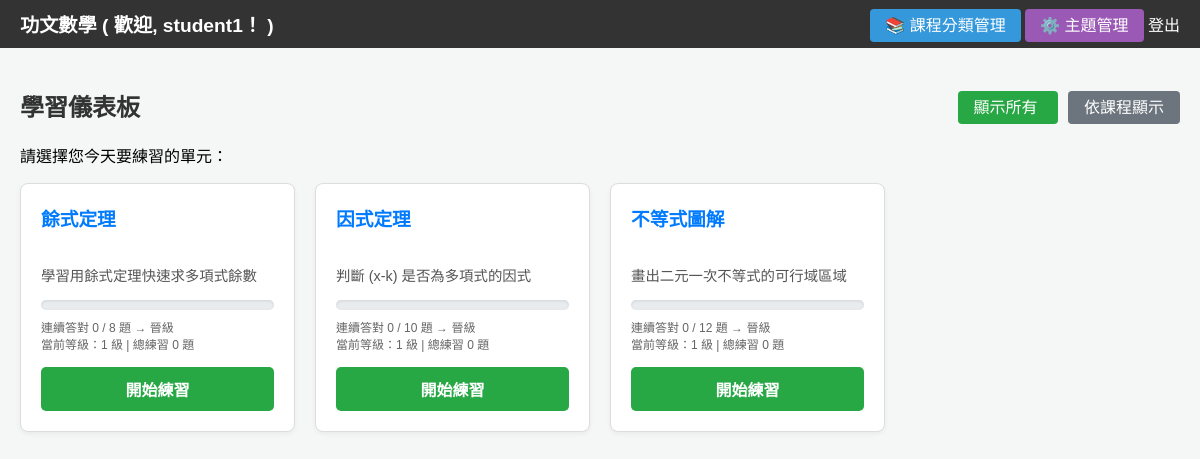
The page /dashboard (signed in) on the database as committed earlier.
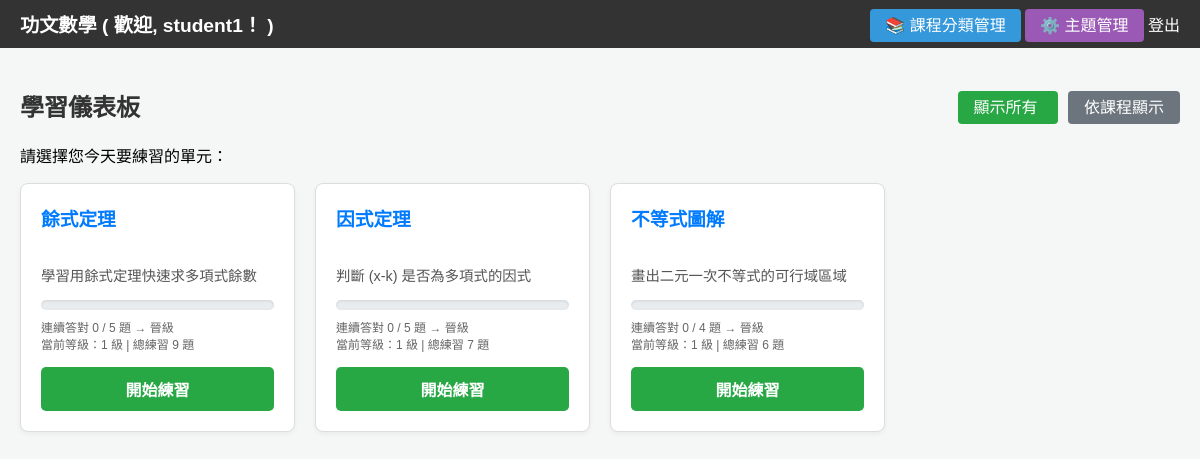
The same page on the database as committed later.
### tables this page shows
CREATE TABLE users (
            id INTEGER PRIMARY KEY AUTOINCREMENT,
            username TEXT UNIQUE NOT NULL,
            password TEXT NOT NULL,
            streak INTEGER DEFAULT 0
        );

CREATE TABLE skills_info (
            skill_id TEXT PRIMARY KEY,
            skill_en_name TEXT NOT NULL,
            skill_ch_name TEXT NOT NULL,
            description TEXT NOT NULL,
            gemini_prompt TEXT NOT NULL,
            consecutive_correct_required INTEGER DEFAULT 10,
            is_active BOOLEAN DEFAULT TRUE,
            order_index INTEGER DEFAULT 0
        );

CREATE TABLE progress (
            user_id INTEGER,
            skill_id TEXT,
            consecutive_correct INTEGER DEFAULT 0,
            total_correct INTEGER DEFAULT 0,
            current_level INTEGER DEFAULT 1,
            questions_solved INTEGER DEFAULT 0,
            PRIMARY KEY (user_id, skill_id),
            FOREIGN KEY (user_id) REFERENCES users (id)
        );

### app.py (the view)
@app.route('/dashboard')
@login_required
def dashboard():
    view_mode = request.args.get('view', 'all')  # 'all' 或 'curriculum'
    volume = request.args.get('volume', type=int)
    chapter = request.args.get('chapter', type=int)
    conn = sqlite3.connect('users.db')
    c = conn.cursor()
    c.execute('''
        SELECT skill_id, consecutive_correct, questions_solved, current_level
        FROM progress
        WHERE user_id = ?
    ''', (current_user.id,))
    progress_rows = c.fetchall()
    conn.close()
    progress_dict = {row[0]: row for row in progress_rows}
    if view_mode == 'curriculum':
        from core.utils import get_volumes, get_chapters_by_volume, get_skills_by_volume_chapter
        if volume and chapter:
            skills = get_skills_by_volume_chapter(volume, chapter)
            section_groups = {}
            for s in skills:
                key = (s['section'], s['paragraph'])
                section_groups.setdefault(key, []).append(s)
            grouped_skills = []
            for (section, paragraph), skill_list in sorted(section_groups.items()):
                grouped_item = {
                    'section': section,
                    'paragraph': paragraph,
                    'skills': []
                }
                for s in skill_list:
                    prog = progress_dict.get(s['skill_id'], (s['skill_id'], 0, 0, 1))
                    grouped_item['skills'].append({
                        **s,
                        'consecutive_correct': prog[1],
                        'questions_solved': prog[2],
                        'current_level': prog[3],
                    })
                grouped_skills.append(grouped_item)
            return render_template('dashboard.html',
                                 view_mode='curriculum',
                                 level='skills',  # 第三層
                                 volume=volume,
                                 chapter=chapter,
                                 grouped_skills=grouped_skills,
                                 username=current_user.username)
        elif volume:
            chapters = get_chapters_by_volume(volume)
            return render_template('dashboard.html',
                                 view_mode='curriculum',
                                 level='chapters',  # 第二層
                                 volume=volume,
                                 chapters=chapters,
                                 username=current_user.username)
        else:
            volumes = get_volumes()
            return render_template('dashboard.html',
                                 view_mode='curriculum',
                                 level='volumes',  # 第一層
                                 volumes=volumes,
                                 username=current_user.username)
    else:
        skills = get_all_active_skills()
        dashboard_data = []
        for skill in skills:
            prog = progress_dict.get(skill['skill_id'], (skill['skill_id'], 0, 0, 1))
            dashboard_data.append({
                'skill': skill,
                'consecutive_correct': prog[1],
                'questions_solved': prog[2],
                'current_level': prog[3]
            })
        return render_template('dashboard.html',
                             dashboard_data=dashboard_data,
                             view_mode='all',
                             username=current_user.username)

### app.py (called while the page is built)
@login_manager.user_loader
def load_user(user_id):
    conn = sqlite3.connect('users.db')
    c = conn.cursor()
    c.execute("SELECT id, username FROM users WHERE id = ?", (user_id,))
    row = c.fetchone()
    conn.close()
    if row:
        return User(row[0], row[1])
    return None

### core/utils.py (called while the page is built)
def get_all_active_skills():
    conn = sqlite3.connect('users.db')
    c = conn.cursor()
    c.execute('''
        SELECT skill_id, skill_en_name, skill_ch_name, description,
               consecutive_correct_required, order_index
        FROM skills_info
        WHERE is_active = 1
        ORDER BY order_index
    ''')
    rows = c.fetchall()
    conn.close()
    return [{
        'skill_id': r[0],
        'skill_en_name': r[1],
        'skill_ch_name': r[2],
        'description': r[3],
        'consecutive_correct_required': r[4],
        'order_index': r[5]
    } for r in rows]

### templates/dashboard.html (shortened to what this page needs)
<!DOCTYPE html>
<html lang="zh-Hant">
<head>
</head>
<body>
    <div class="navbar">
        <a href="{{ url_for('dashboard') }}" class="logo">
            功文數學 ( 歡迎, <strong>{{ username }}</strong>！ )
        </a>
        <div>
            <a href="{{ url_for('admin_curriculum') }}" style="background: #3498db; padding: 8px 15px; border-radius: 4px;">📚 課程分類管理</a>
            <a href="{{ url_for('admin_skills') }}" style="background: #9b59b6; padding: 8px 15px; border-radius: 4px;">⚙️ 主題管理</a>
            <a href="{{ url_for('logout') }}">登出</a>
        </div>
    </div>
    <div class="container">
        <div style="display: flex; justify-content: space-between; align-items: center; margin-bottom: 20px;">
            <h2 style="margin: 0;">學習儀表板</h2>
            <div>
                <a href="{{ url_for('dashboard', view='all') }}"
                   style="padding: 8px 16px; margin-left: 10px; background: {{ '#28a745' if view_mode == 'all' else '#6c757d' }}; color: white; text-decoration: none; border-radius: 4px;">
                    顯示所有
                </a>
                <a href="{{ url_for('dashboard', view='curriculum') }}"
                   style="padding: 8px 16px; margin-left: 10px; background: {{ '#28a745' if view_mode == 'curriculum' else '#6c757d' }}; color: white; text-decoration: none; border-radius: 4px;">
                    依課程顯示
                </a>
            </div>
        </div>
        {% if view_mode == 'curriculum' %}
            <div class="breadcrumb">
                <a href="{{ url_for('dashboard', view='curriculum') }}">課程首頁</a>
                {% if level == 'chapters' or level == 'skills' %}
                    <span>→</span>
                    <a href="{{ url_for('dashboard', view='curriculum', volume=volume) }}">第 {{ volume }} 冊</a>
                {% endif %}
                {% if level == 'skills' %}
                    <span>→</span>
                    <span class="current">第 {{ chapter }} 章</span>
                {% endif %}
            </div>
            {% if level == 'volumes' %}
                <p>請選擇要查看的冊：</p>
                <div class="level-grid">
                    {% for vol in volumes %}
                    <a href="{{ url_for('dashboard', view='curriculum', volume=vol) }}" style="text-decoration: none;">
                        <div class="level-card volume-card">
                            <h3>第 {{ vol }} 冊</h3>
                        </div>
                    </a>
                    {% endfor %}
                </div>
            {% elif level == 'chapters' %}
                <p>第 {{ volume }} 冊 - 請選擇要查看的章：</p>
                <div class="level-grid">
                    {% for ch in chapters %}
                    <a href="{{ url_for('dashboard', view='curriculum', volume=volume, chapter=ch) }}" style="text-decoration: none;">
                        <div class="level-card chapter-card">
                            <h3>第 {{ ch }} 章</h3>
                        </div>
                    </a>
                    {% endfor %}
                </div>
            {% elif level == 'skills' %}
                <p>第 {{ volume }} 冊 第 {{ chapter }} 章 - 請選擇要練習的技能：</p>
                {% for group in grouped_skills %}
                    <div class="skill-section-group">
                        <h4>第 {{ group.section }} 節 第 {{ group.paragraph }} 段</h4>
                        <div class="skill-grid">
                            {% for skill in group.skills %}
                            <div class="skill-card">
                                <h3>{{ skill.skill_ch_name }}</h3>
                                <p>{{ skill.description }}</p>
                                <div class="progress-info">
                                    <div class="progress-bar">
                                        <div class="progress-fill" style="width: {{ (skill.consecutive_correct / skill.consecutive_correct_required) * 100 }}%"></div>
                                    </div>
                                    <small>連續答對 {{ skill.consecutive_correct }} / {{ skill.consecutive_correct_required }} 題 → 晉級</small>
                                    <br>
                                    <small>當前等級：{{ skill.current_level }} 級 | 總練習 {{ skill.questions_solved }} 題</small>
                                </div>
                                <a href="{{ url_for('practice', skill_id=skill.skill_id) }}" class="btn-practice">
                                    開始練習
                                </a>
                            </div>
                            {% endfor %}
                        </div>
                    </div>
                {% endfor %}
            {% endif %}
        {% else %}
            <p>請選擇您今天要練習的單元：</p>
            <div class="skill-grid">
                {% for data in dashboard_data %}
                <div class="skill-card">
                    <h3>{{ data.skill.skill_ch_name }}</h3>
                    <p>{{ data.skill.description }}</p>
                    <div class="progress-info">
                        <div class="progress-bar">
                        </div>
                        <small>連續答對 {{ data.consecutive_correct }} / {{ data.skill.consecutive_correct_required }} 題 → 晉級</small>
                        <br>
                        <small>當前等級：{{ data.current_level }} 級 | 總練習 {{ data.questions_solved }} 題</small>
                    </div>
                    <a href="{{ url_for('practice', skill_id=data.skill.skill_id) }}" class="btn-practice">
                        開始練習
                    </a>
                </div>
                {% endfor %}
            </div>
        {% endif %}
    </div>
</body>
</html>

### templates/dashboard.html (style rules this page uses)
body { font-family: Arial, sans-serif; background-color: #f4f7f6; margin: 0; }
.navbar { background-color: #333; color: white; padding: 10px 20px; display: flex; justify-content: space-between; align-items: center; }
.navbar a { color: white; text-decoration: none; }
.navbar .logo { font-weight: bold; font-size: 1.2em; }
.container { max-width: 1200px; margin: 20px auto; padding: 20px; }
h2 { color: #333; }
.skill-grid { display: grid; grid-template-columns: repeat(auto-fill, minmax(250px, 1fr)); gap: 20px; }
.skill-card { background: #fff; border: 1px solid #ddd; border-radius: 8px; box-shadow: 0 2px 5px rgba(0,0,0,0.05); padding: 20px; display: flex; flex-direction: column; }
.skill-card h3 { margin-top: 0; color: #007bff; }
.skill-card p { font-size: 0.9em; color: #555; flex-grow: 1; }
.progress-info { font-size: 0.9em; color: #666; margin-bottom: 15px; }
.progress-bar { width: 100%; height: 10px; background: #e9ecef; border-radius: 5px; overflow: hidden; margin-bottom: 8px; box-shadow: inset 0 1px 3px rgba(0,0,0,0.1); }
.btn-practice { display: block; text-align: center; background-color: #28a745; color: white; padding: 10px; border-radius: 5px; text-decoration: none; font-weight: bold; transition: background-color 0.2s; }

Rows that differ between the two databases and show on the page:
no longer on one of the page's lists (row unchanged): users: skill.skill_ch_name "餘式定理", skill.description "學習用餘式定理快速求多項式餘數", consecutive_correct "0", skill.consecutive_correct_required "8", current_level "1", questions_solved "0", skill.skill_ch_name "因式定理", skill.description "判斷 (x-k) 是否為多項式的因式", skill.consecutive_correct_required "10", skill.skill_ch_name "不等式圖解", skill.description "畫出二元一次不等式的可行域區域", skill.consecutive_correct_required "12"
added progress: skill.skill_ch_name "餘式定理", skill.description "學習用餘式定理快速求多項式餘數", consecutive_correct "0", skill.consecutive_correct_required "5", current_level "1", questions_solved "9"
added progress: skill.skill_ch_name "因式定理", skill.description "判斷 (x-k) 是否為多項式的因式", consecutive_correct "0", skill.consecutive_correct_required "5", current_level "1", questions_solved "7"
added progress: skill.skill_ch_name "不等式圖解", skill.description "畫出二元一次不等式的可行域區域", consecutive_correct "0", skill.consecutive_correct_required "4", current_level "1", questions_solved "6"
